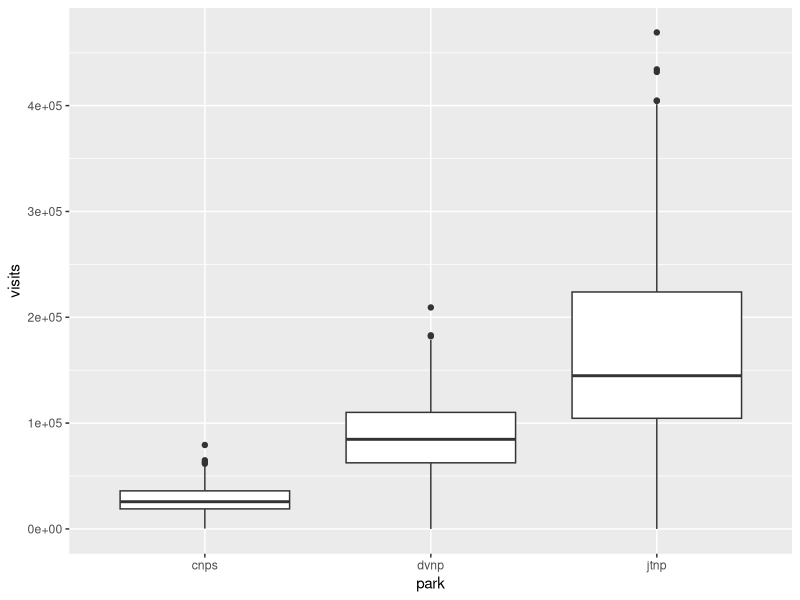
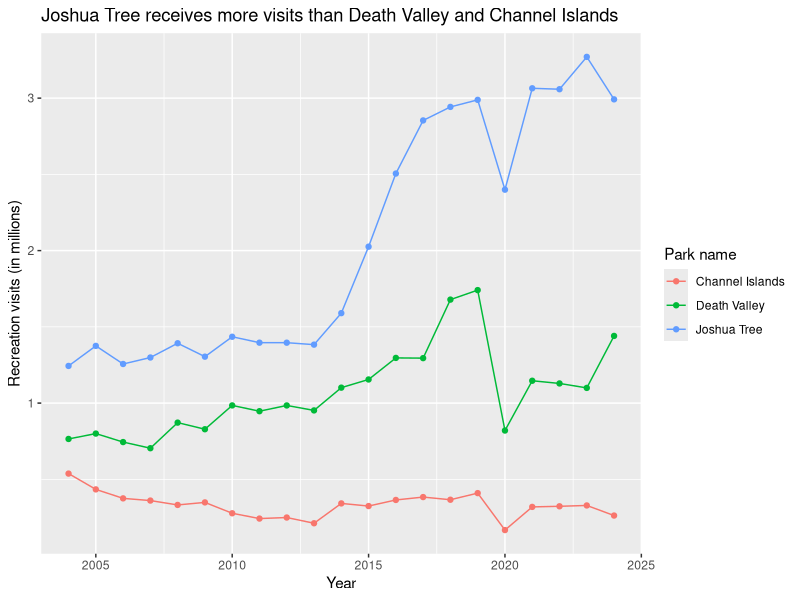

Reproduce these figures in R, in order.
## ---- chunk 1
(5+7)*2 # basic math: adding and multiplying
## ---- chunk 2
visits <- c(31, 15, 20, 50) # saving a list of numbers as an object called visits
## ---- chunk 3
mean(visits) # calculating mean of numbers in visits
## ---- chunk 4
median(visits)
## ---- chunk 5
library(tidyverse)
## ---- chunk 6
#| echo: false

parks_visits <- read_csv(here::here("workshop", "data", "parks_visits.csv"))
## ---- chunk 7
df1 <- filter(parks_visits, # use the parks_visits data frame
              park == "jtnp") # only include rows where `jtnp` is in the `park` column
## ---- chunk 8
df2 <- summarize(df1, # use the df1 data frame
                 mean_visits = mean(visits)) # calculate the mean number of visits
## ---- chunk 9
# create a new object called `jtnp`
jtnp <- parks_visits |> # start with the `parks_visits` data frame
  filter(park == "jtnp") |> # filter to only include Joshua tree
  summarize(mean_visits = mean(visits)) # calculate the mean number of visits at Joshua Tree
## ---- chunk 10
#| warning: false

# 1. start with the global call
ggplot(data = parks_visits, # using the data frame parks_visits
       aes(x = park, # 2. naming the aesthetics: the x-axis should be the 3 parks
           y = visits)) + # the y-axis should be monthly visits
  geom_boxplot() # 3. the plot should be a boxplot
## ---- chunk 11
parks_summary <- parks_visits |> # start with the parks_visits data frame
  group_by(park) |> # group by each park
  summarize(median_visits = median(visits, na.rm = TRUE)) # summarize the median number of visits

parks_summary # display the final data frame
## ---- chunk 12
annual_visits <- parks_visits |> # start with the parks_visits data frame
  group_by(park, year) |> # group by park AND year
  summarize(total_visits = sum(visits, na.rm = TRUE)) |> # calculate total visits per year
  mutate(park_name = case_when( # create a new column called park_name
    park == "cnps" ~ "Channel Islands", # when cnps appears in the park column, fill in Channel Islands
    park == "dvnp" ~ "Death Valley", # when dvnp appears in the park column, fill in Death Valley
    park == "jtnp" ~ "Joshua Tree" # when jtnp appears in the park column, fill in Joshua Tree
  )) |> 
  mutate(visits_millions = total_visits/1000000) # add a new column called visits_millions, where the total visits are divided by 1000000
## ---- chunk 13
ggplot(data = annual_visits, # use the annual_visits data frame
       aes(x = year, # the x-axis should be year
           y = visits_millions, # the y-axis should be visits in millions
           color = park_name)) + # color all geometries by park_name
  geom_point() + # adding points
  geom_line() + # adding lines
  labs(x = "Year", # relabelling the x-axis
       y = "Recreation visits (in millions)", # and the y-axis
       title = "Joshua Tree receives more visits than Death Valley and Channel Islands", # adding a title
       color = "Park name") # relabelling the legend
